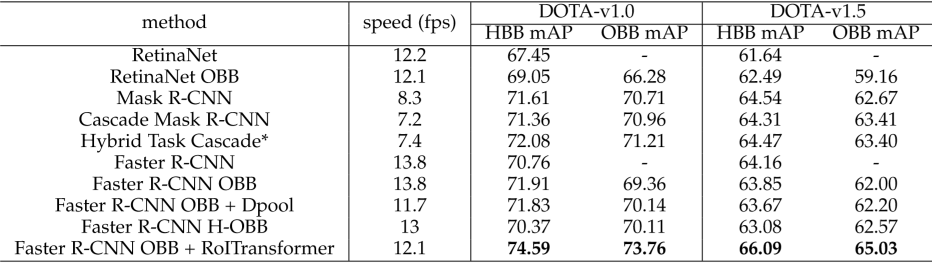
#> input picture dice_dacon/benchmarks-dota.png, 1864 x 526 px (shown at 1/2 size); its folder holds only this picture in this run
$ python -i filters.py   (imports and definitions only)
#> lines starting #> are read from the running program, lines starting #| are printed output that depends on the picture
#> further down, picture is the input picture: shape (526, 1864, 3); min 0, max 255, mean 236
import numpy as np
import cv2
from .util import img_list_loader
from scipy.interpolate import UnivariateSpline

__author__ = "Michael Beyeler"
__license__ = "GNU GPL 3.0 or later"
# [68 lines left out: functions verify_alpha_channel, apply_green, apply_night, apply_fog, resize_filters, increase_brightness, not called in this run]

class CoolingFilter:
    """Warming filter
        A class that applies a warming filter to an image.
        The class uses curve filters to manipulate the perceived color
        temparature of an image. The warming filter will shift the image's
        color spectrum towards red, away from blue.
    """

    def __init__(self):
        """Initialize look-up table for curve filter"""
        # create look-up tables for increasing and decreasing a channel
        self.incr_ch_lut = self._create_LUT_8UC1([0, 64, 128, 192, 256],
                                                 [0, 70, 140, 210, 256])
        self.decr_ch_lut = self._create_LUT_8UC1([0, 64, 128, 192, 256],
                                                 [0, 30,  80, 120, 192])

    def render(self, img_rgb):
        """Applies warming filter to an RGB image
            :param img_rgb: RGB image to be processed
            :returns: Processed RGB image
        """
        # warming filter: increase red, decrease blue
        c_r, c_g, c_b = cv2.split(img_rgb)
        c_r = cv2.LUT(c_r, self.incr_ch_lut).astype(np.uint8)
        c_b = cv2.LUT(c_b, self.decr_ch_lut).astype(np.uint8)
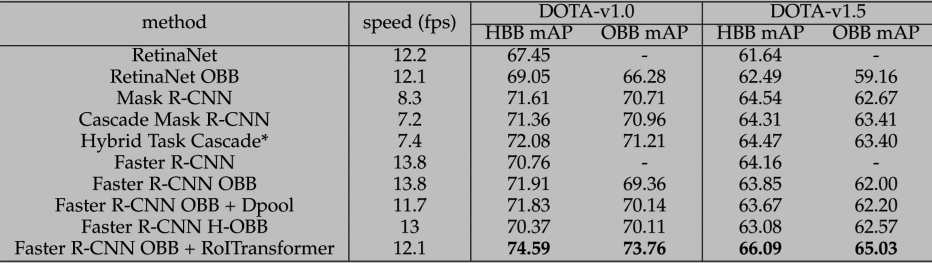
#> c_b: shape (526, 1864) (shown at 1/2 size); min 0, max 190, mean 174
        img_rgb = cv2.merge((c_r, c_g, c_b))
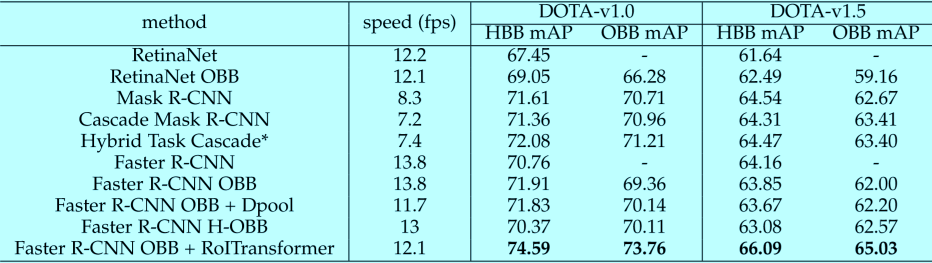
#> img_rgb: shape (526, 1864, 3) (shown at 1/2 size); mean B, G, R 237, 236, 174

        # increase color saturation
        c_h, c_s, c_v = cv2.split(cv2.cvtColor(img_rgb, cv2.COLOR_BGR2HSV))
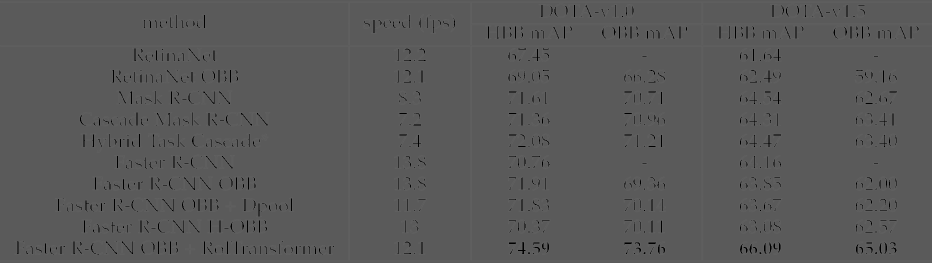
#> c_h: shape (526, 1864) (shown at 1/2 size); min 0, max 97, mean 89
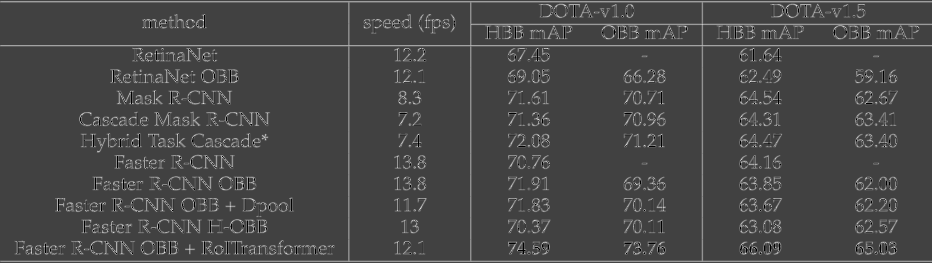
#> c_s: shape (526, 1864) (shown at 1/2 size); min 0, max 255, mean 71.6
        c_s = cv2.LUT(c_s, self.incr_ch_lut).astype(np.uint8)

        return cv2.cvtColor(cv2.merge((c_h, c_s, c_v)), cv2.COLOR_HSV2BGR)

    def _create_LUT_8UC1(self, x, y):
        """Creates a look-up table using scipy's spline interpolation"""
        spl = UnivariateSpline(x, y)
        return spl(range(256))


class WarmingFilter:
    """Cooling filter
        A class that applies a cooling filter to an image.
        The class uses curve filters to manipulate the perceived color
        temparature of an image. The warming filter will shift the image's
        color spectrum towards blue, away from red.
    """

    # [28 lines left out: functions __init__, render, _create_LUT_8UC1, not called in this run]


class Cartoonizer:
    """Cartoonizer effect
        A class that applies a cartoon effect to an image.
        The class uses a bilateral filter and adaptive thresholding to create
        a cartoon effect.
    """

    def __init__(self):
        pass

    # [37 lines left out: function render, not called in this run]

>>> import cv2
>>> picture = cv2.imread('../../../benchmarks-dota.png')
>>> result = CoolingFilter().render(picture)
